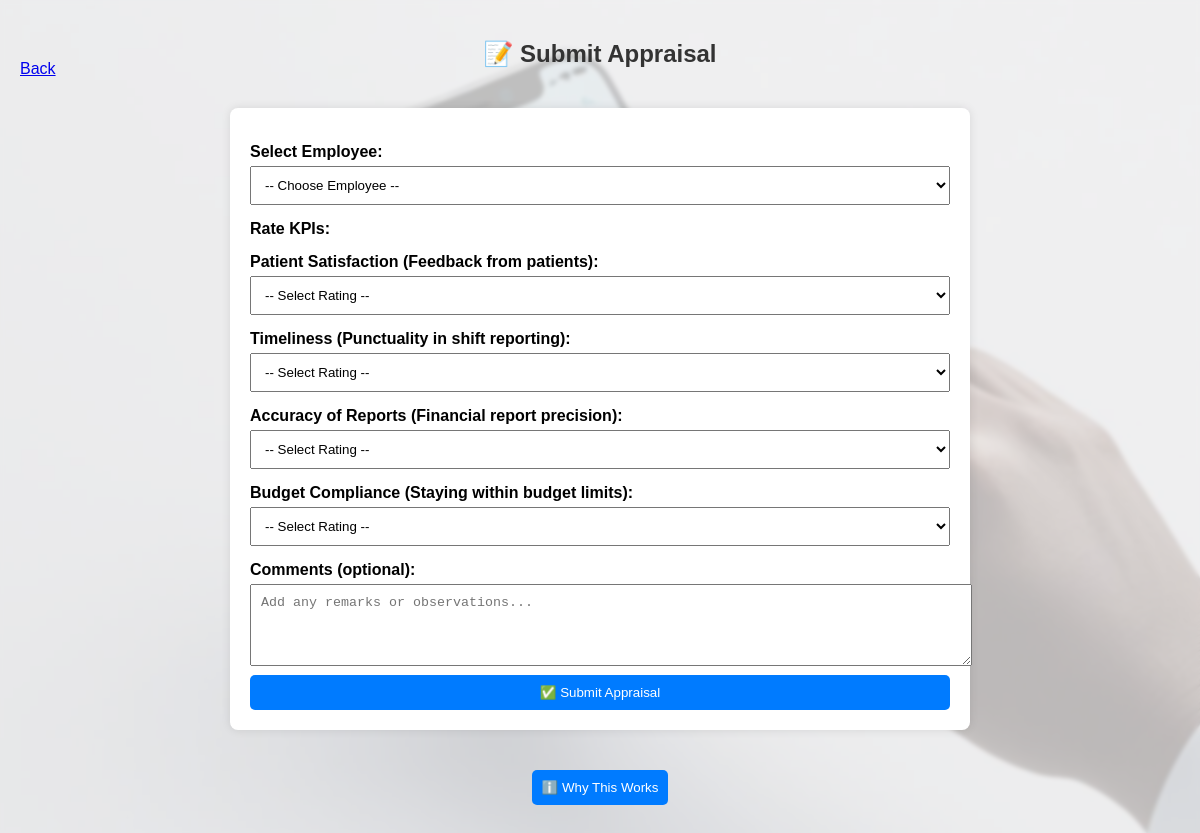
/submit_appraisal.php (signed in), run on the app's committed database.
### tables this page shows
CREATE TABLE `kpis` (
  `kpi_id` int(11) NOT NULL,
  `dept_id` int(11) DEFAULT NULL,
  `kpi_name` varchar(100) DEFAULT NULL,
  `weight` decimal(5,2) DEFAULT NULL,
  `description` text DEFAULT NULL
);

### submit_appraisal.php (the view, shortened to what this page needs)
<?php
$conn = new mysqli("localhost", "root", "", "eas_db");
$kpis = $conn->query("SELECT * FROM kpis");
?>
<!DOCTYPE html>
<html>
<head>
</head>
<body>
<div class="back-button">
  <a href="dashboard.php" onclick="return confirm('Return to dashboard?')" class="btn btn-outline-secondary">
    <i class="bi bi-arrow-left-circle"></i> Back
  </a>
</div>
<h2>📝 Submit Appraisal</h2>
<form method="POST">
    <label>Select Employee:</label>
    <select name="employee_id" required>
        <option value="">-- Choose Employee --</option>
    </select>
    <label>Rate KPIs:</label>
    <?php while ($kpi = $kpis->fetch_assoc()) { ?>
        <div class="kpi-block">
            <label><?= $kpi['kpi_name'] ?> (<?= $kpi['description'] ?>):</label>
            <select name="ratings[<?= $kpi['kpi_id'] ?>]" required>
                <option value="">-- Select Rating --</option>
            </select>
        </div>
    <?php } ?>
    <label>Comments (optional):</label>
    <textarea name="comments" rows="4" placeholder="Add any remarks or observations..."></textarea>
    <input type="submit" value="✅ Submit Appraisal">
</form>
<button onclick="toggleWhyWorks()" class="toggle-btn">ℹ️ Why This Works</button>
</body>
</html>

### submit_appraisal.php (style rules this page uses)
body { font-family: Arial, sans-serif; margin: 0; padding: 0; background-image: url('assets/self_assessment_mobile.png'); background-size: cover; background-position: center; background-repeat: no-repeat; position: relative; }
body::before { content: ""; position: fixed; top: 0; left: 0; width: 100%; height: 100%; background-color: rgba(255, 255, 255, 0.7); backdrop-filter: blur(2px); z-index: -1; }
h2 { color: #333; text-align: center; margin-top: 40px; }
form { background-color: #fff; padding: 20px; border-radius: 8px; box-shadow: 0 0 10px rgba(0,0,0,0.1); max-width: 700px; margin: 40px auto; }
label { font-weight: bold; display: block; margin-top: 15px; }
select, textarea, input[type="submit"] { width: 100%; padding: 10px; margin-top: 5px; }
input[type="submit"] { background-color: #007BFF; color: white; border: none; cursor: pointer; border-radius: 5px; }
.kpi-block { margin-bottom: 15px; }
.back-button { position: absolute; top: 20px; left: 20px; z-index: 1000; }
button.toggle-btn { margin: 30px auto; display: block; padding: 10px; background-color: #007BFF; color: white; border: none; border-radius: 5px; cursor: pointer; }

### data on the page
kpis: kpi_name "Patient Satisfaction", description "Feedback from patients"
kpis: kpi_name "Timeliness", description "Punctuality in shift reporting"
kpis: kpi_name "Accuracy of Reports", description "Financial report precision"
kpis: kpi_name "Budget Compliance", description "Staying within budget limits"
